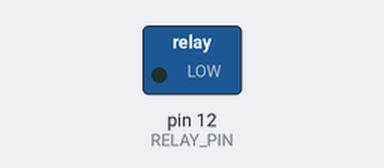
Simulated run of this sketch. Board: Arduino Uno, built with avr-gcc and run on an emulated ATmega328P. Parts: switched loads named in the sketch (green lamp = pin HIGH). Dashed ring = blinking.

Above: at 0.5 s.
Timing chart, 0 to 4.6 s (numbered marks = the images above):
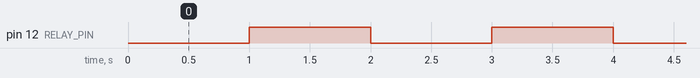

Measured:
- by itself, pin 12 (RELAY_PIN): alternates HIGH for 1.0 s and LOW for 1.0 s

The sketch:

rele.ino
```cpp
#define INTERVAL 1000
const int RELAY_PIN = 12;

unsigned long previousMillis = 0;
bool ledState = LOW;

void setup() {
  pinMode(RELAY_PIN, OUTPUT);
  digitalWrite(RELAY_PIN, LOW);
}

void loop() {
  unsigned long currentMillis = millis();
  if (currentMillis - previousMillis >= INTERVAL) {
    previousMillis = currentMillis;
    ledState = !ledState;
    digitalWrite(RELAY_PIN, ledState ? HIGH : LOW);
  }
}
```
